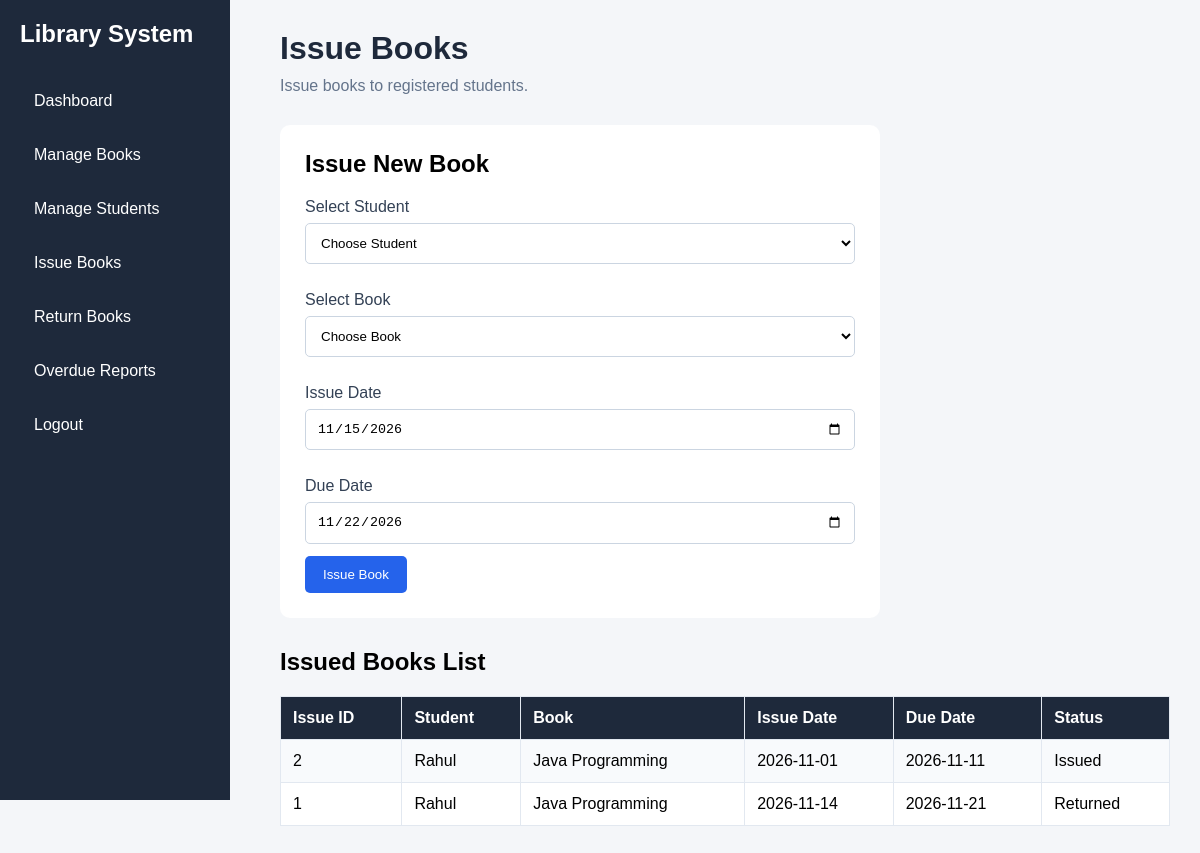
Screenshot of /issue_book.php (signed in) with the database file from the repository.
### tables this page shows
CREATE TABLE `issues` (
  `issue_id` int(11) NOT NULL,
  `student_id` int(11) NOT NULL,
  `book_id` int(11) NOT NULL,
  `issue_date` date NOT NULL,
  `due_date` date NOT NULL,
  `status` enum('Issued','Returned') DEFAULT 'Issued'
);

CREATE TABLE `students` (
  `student_id` int(11) NOT NULL,
  `name` varchar(100) NOT NULL,
  `roll_no` varchar(30) NOT NULL,
  `department` varchar(50) DEFAULT NULL,
  `phone` varchar(15) DEFAULT NULL
);

CREATE TABLE `books` (
  `book_id` int(11) NOT NULL,
  `title` varchar(150) NOT NULL,
  `author` varchar(100) NOT NULL,
  `category` varchar(100) DEFAULT NULL,
  `quantity` int(11) NOT NULL,
  `available_quantity` int(11) NOT NULL
);

### issue_book.php (the view, shortened to what this page needs)
<?php
include 'db.php';
$issued = mysqli_query($conn,
    "SELECT issues.issue_id, students.name,
            books.title, issues.issue_date,
            issues.due_date, issues.status
     FROM issues
     JOIN students ON issues.student_id = students.student_id
     JOIN books ON issues.book_id = books.book_id
     ORDER BY issues.issue_id DESC");
?>
<!DOCTYPE html>
<html>
<head>
    <link rel="stylesheet" href="css/style.css">
</head>
<body>
<div class="sidebar">
    <h2>Library System</h2>
    <a href="dashboard.php">Dashboard</a>
    <a href="books.php">Manage Books</a>
    <a href="students.php">Manage Students</a>
    <a href="issue_book.php">Issue Books</a>
    <a href="return_book.php">Return Books</a>
    <a href="overdue.php">Overdue Reports</a>
    <a href="logout.php">Logout</a>
</div>
<div class="main">
    <h1>Issue Books</h1>
    <p>Issue books to registered students.</p>
    <div class="form-box">
        <h2>Issue New Book</h2>
        <form method="POST">
            <label>Select Student</label>
            <select name="student_id" required>
                <option value="">Choose Student</option>
            </select>
            <label>Select Book</label>
            <select name="book_id" required>
                <option value="">Choose Book</option>
            </select>
            <label>Issue Date</label>
            <input type="date" name="issue_date"
                   value="<?php echo date('Y-m-d'); ?>" required>
            <label>Due Date</label>
            <input type="date" name="due_date"
                   value="<?php echo date('Y-m-d', strtotime('+7 days')); ?>"
                   required>
            <button type="submit" name="issue">Issue Book</button>
        </form>
    </div>
    <h2>Issued Books List</h2>
    <table class="book-table">
        <tr>
            <th>Issue ID</th>
            <th>Student</th>
            <th>Book</th>
            <th>Issue Date</th>
            <th>Due Date</th>
            <th>Status</th>
        </tr>
        <?php while ($row = mysqli_fetch_assoc($issued)) { ?>
        <tr>
            <td><?php echo $row['issue_id']; ?></td>
            <td><?php echo htmlspecialchars($row['name']); ?></td>
            <td><?php echo htmlspecialchars($row['title']); ?></td>
            <td><?php echo $row['issue_date']; ?></td>
            <td><?php echo $row['due_date']; ?></td>
            <td><?php echo $row['status']; ?></td>
        </tr>
        <?php } ?>
    </table>
</div>
</body>
</html>

### css/style.css (style rules this page uses)
* { margin: 0; padding: 0; box-sizing: border-box; }
body { font-family: Arial, sans-serif; background-color: #f4f6f9; }
.sidebar { width: 230px; height: 100vh; background-color: #1e293b; position: fixed; padding: 20px; }
.sidebar h2 { color: white; margin-bottom: 30px; }
.sidebar a { display: block; color: white; text-decoration: none; padding: 14px; margin-bottom: 8px; border-radius: 5px; }
.main { margin-left: 250px; padding: 30px; }
.main h1 { color: #1e293b; margin-bottom: 10px; }
.main p { color: #64748b; margin-bottom: 30px; }
.form-box { background: white; padding: 25px; margin-bottom: 30px; border-radius: 10px; max-width: 600px; }
.form-box h2 { margin-bottom: 20px; }
.form-box label { display: block; margin-top: 15px; margin-bottom: 7px; color: #334155; }
.form-box input, .main form input { width: 100%; padding: 11px; border: 1px solid #cbd5e1; border-radius: 5px; margin-bottom: 12px; }
button { background: #2563eb; color: white; border: none; padding: 11px 18px; border-radius: 5px; cursor: pointer; }
.book-table { width: 100%; border-collapse: collapse; background: white; margin-top: 20px; }
.book-table th, .book-table td { padding: 12px; border: 1px solid #e2e8f0; text-align: left; }
.book-table th { background: #1e293b; color: white; }
.book-table tr:nth-child(even) { background: #f8fafc; }
.form-box select { width: 100%; padding: 11px; border: 1px solid #cbd5e1; border-radius: 5px; margin-bottom: 12px; background: white; }

### rows the page displays
issues: issue_id "2", student.name "Rahul", book.title "Java Programming", issue_date "2026-11-01", due_date "2026-11-11", status "Issued"
issues: issue_id "1", student.name "Rahul", book.title "Java Programming", issue_date "2026-11-14", due_date "2026-11-21", status "Returned"
